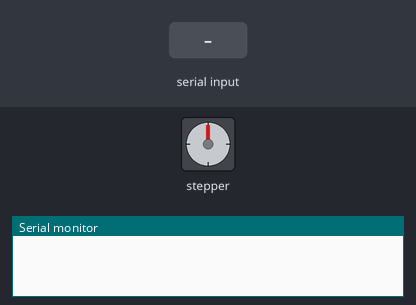
Bench run of a sketch on a simulated Arduino Uno, built with avr-gcc and run on an emulated ATmega328P. Parts: stepper motor, the last lines printed to the serial monitor. Inputs (shaded band) come from the test bench. Stepper angles assume 200 steps per turn.

Above: at 1.2 s.
1.3 s: "a90\n" received over Serial
At 1.46 s:
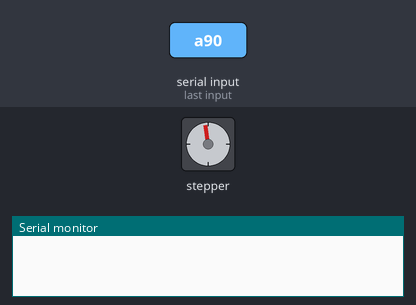
4.3 s: "a,45\n" received over Serial
At 4.76 s:
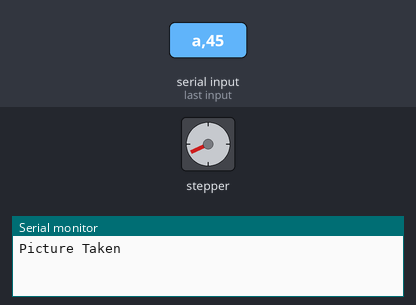
7.3 s: "a" received over Serial
At 8.05 s:
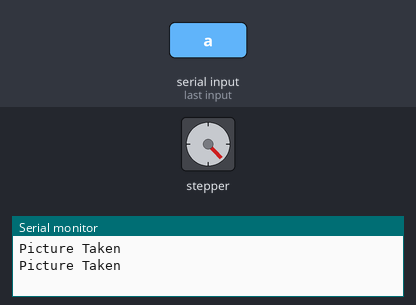
Timing chart, 0 to 10.8 s (numbered marks = the images above; inputs shaded):
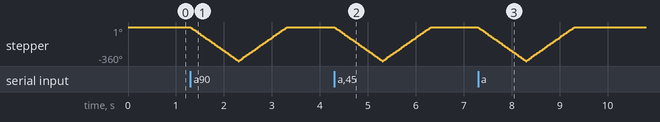

The sketch:

shutter.ino
```cpp
#include <Stepper.h>//Arduino官方库
const int stepsPerRevolution = 200; //根据步进电机步距角调整
Stepper myStepper(stepsPerRevolution, 8,9,10,11);//输出引脚
int i;
String comdata = "";

void setup()
{
  myStepper.setSpeed(60);
  Serial.begin(9600);
}

void shoot(){
  myStepper.step(-stepsPerRevolution);
}
//步进电机撞击快门
void back(){
  myStepper.step(stepsPerRevolution);
}
//步进电机回到初始位置
void loop()
{

  while (Serial.available() > 0)
  {
    comdata += char(Serial.read());
    delay(2);
  }
    int ex_time=(comdata[1]-48)*100+(comdata[2]-48)*10+(comdata[3]-48)*1;//设置手动模式下的曝光时间（s）000~999
    int rl_time=(comdata[4]-48)*100+(comdata[5]-48)*10+(comdata[6]-48)*1;//设置两次拍摄的间隔时间，缩时摄影必备（s）000~999
    int pic_num=(comdata[7]-48)*100+(comdata[8]-48)*10+(comdata[9]-48)*1;//设置自动化拍摄时的拍摄张数000~999

  if (comdata[0]=='a')//当输入字符串第一位为a时
  {
    shoot();
    back();
    Serial.println("Picture Taken");//串口输出方便了解工作状态
    comdata = String("");//清空字符串
  }
  else if (comdata[0]=='b')
  {
    shoot();
    delay(ex_time*1000);//手动模式下曝光时间  （*1000秒转换为毫秒）
    back();
    Serial.println("Picture Taken");
    comdata = String("");//同上
  }
  else if(comdata[0]=='c')
  {
    for(i=pic_num;i>0;i--)//拍摄张数 循环TT看了就明白了  说不清楚了TT
    {
      shoot();
      delay(ex_time*1000);//同b
      back();
      Serial.println("Picture Taken");
      delay(rl_time*1000);//两张照片拍摄间隔时间
    }
    comdata = String("");//同上
  }

}
```

Measured:
- after the input at 1.3 s, stepper: turns 360° counter-clockwise in 0.99 s, then 360° clockwise in 0.99 s
- after the input at 4.3 s, stepper: turns 360° counter-clockwise in 0.99 s, then 360° clockwise in 0.99 s
- after the input at 7.3 s, stepper: turns 360° counter-clockwise in 0.99 s, then 360° clockwise in 0.99 s
